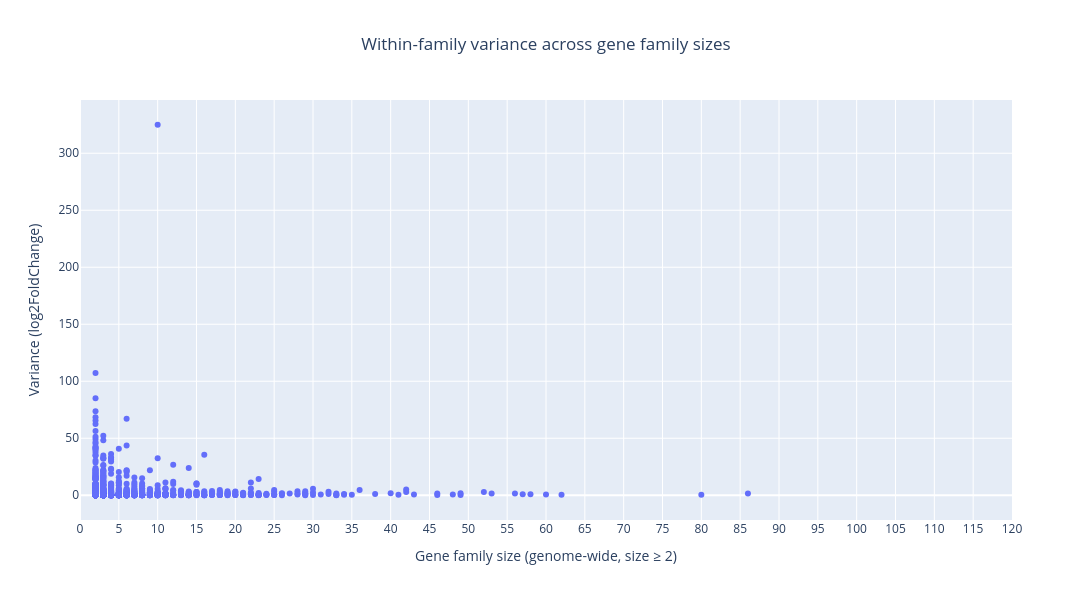

The code cell stored with this chart in its notebook:
### Code cell
fig = go.Figure()

fig.add_trace(
    go.Scatter(
        x=variance_within_hog["hog_size_genome"],
        y=variance_within_hog["variance"],
        mode="markers",
        hovertext=variance_within_hog["HOG"],
        name="Variance"
    )
)

# Layout
fig.update_layout(
    title=dict(text="Within-family variance across gene family sizes", x=0.5, xanchor="center"),
    height=600,
    width=1200,
    showlegend=False
)

# Axes
fig.update_xaxes(
    title_text="Gene family size (genome-wide, size ≥ 2)",
    range=[0, 120],
    tickmode="linear",
    dtick=5
)

fig.update_yaxes(
    title_text="Variance (log2FoldChange)"
)

# Save with new filename
#fig.write_image("within_family_variance_size_simple.svg")

fig.show()

### Figure 1 — Plotly figure (JSON) as saved in the notebook; plotly's stock layout.template omitted (floating-point values rounded to 4 significant figures; data arrays with more than 128 entries replaced by an {"elided": "..."} marker saying what was removed)
{"data": [{"hovertext": {"elided": "3262 str values"}, "mode": "markers", "name": "Variance", "type": "scatter", "x": {"elided": "3262 int values"}, "y": {"elided": "3262 float values"}}], "layout": {"height": 600, "showlegend": false, "title": {"text": "Within-family variance across gene family sizes", "x": 0.5, "xanchor": "center"}, "width": 1200, "xaxis": {"dtick": 5, "range": [0, 120], "tickmode": "linear", "title": {"text": "Gene family size (genome-wide, size ≥ 2)"}}, "yaxis": {"title": {"text": "Variance (log2FoldChange)"}}}}
